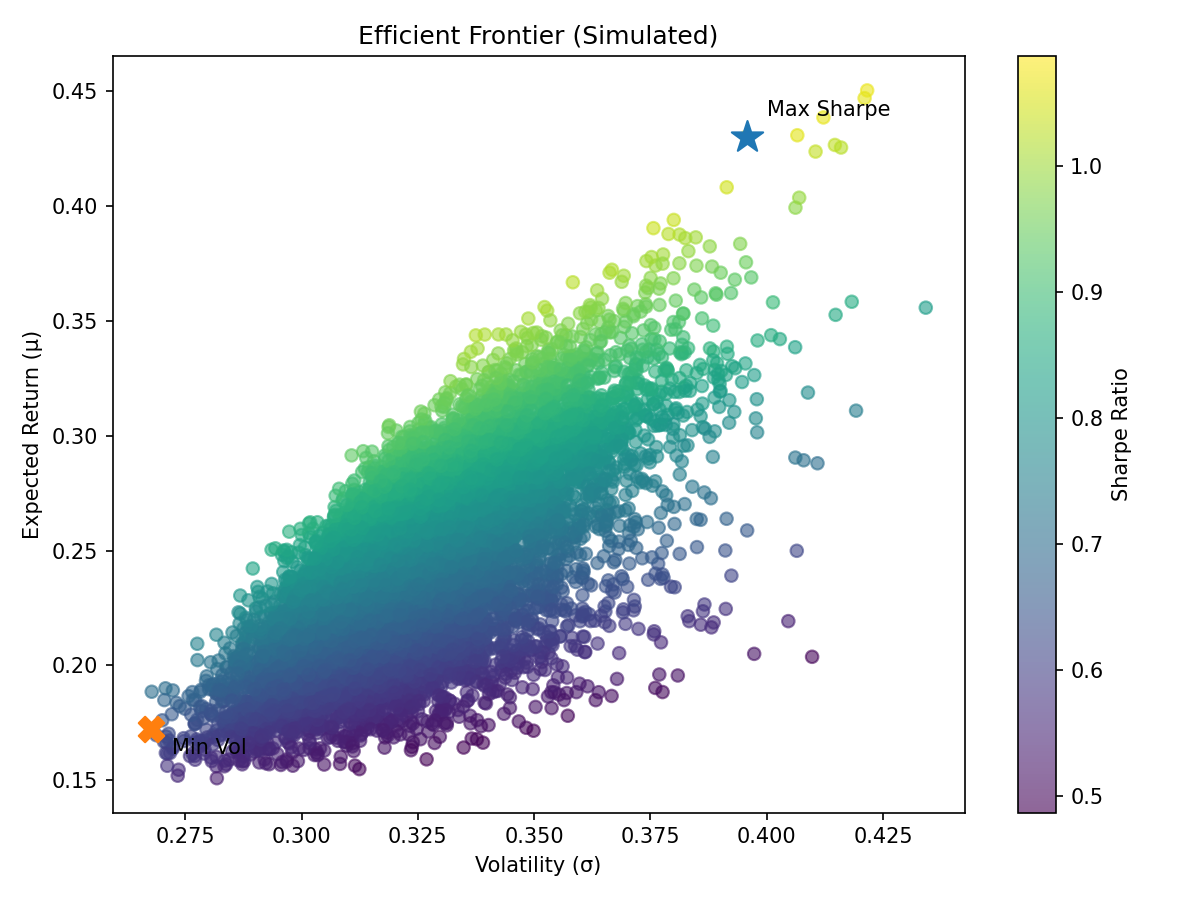

Recreate this plot in Python.
# Efficient Frontier / Markowitz Portfolio Optimization
# ----------------------------------------------------
# Default: Magnificent 7 tickers, with option for custom user input.
# Outputs: efficient_frontier.png, weights_max_sharpe.csv, weights_min_vol.csv, params.json

# 1) Imports
import json
import time
from typing import List, Tuple

import numpy as np
import pandas as pd
import yfinance as yf
import matplotlib.pyplot as plt

# 2) Global parameters
SEED = 42
np.random.seed(SEED)

START = "2022-01-01"
END   = "2025-01-01"
RF    = 0.00          # risk-free rate (annual). Start with 0 for simplicity.
TRADING_DAYS = 252

N_PORTFOLIOS = 10_000
MAX_TICKERS  = 12     # cap to keep the frontier readable & simulation stable

PRESETS = {
    "Mag7":  ["AAPL","MSFT","NVDA","AMZN","META","GOOGL","TSLA"],
    "Tech5": ["AAPL","MSFT","NVDA","AVGO","ORCL"],
    "ETF6":  ["SPY","QQQ","IWM","EFA","EEM","AGG"]
}


# 3) Ticker selection helpers
def parse_custom_tickers(raw: str) -> List[str]:
    parts = [p.strip().upper() for p in raw.replace(",", " ").split() if p.strip()]
    # de-dupe while preserving order
    seen, out = set(), []
    for t in parts:
        if t not in seen:
            seen.add(t)
            out.append(t)
    return out

def choose_tickers(preset_name: str = "Mag7", custom_raw: str = "") -> List[str]:
    if preset_name != "Custom":
        tickers = PRESETS.get(preset_name, PRESETS["Mag7"]).copy()
    else:
        tickers = parse_custom_tickers(custom_raw)
        if not tickers:
            raise ValueError("Custom preset selected but no valid tickers were provided.")
    if len(tickers) > MAX_TICKERS:
        print(f"[WARN] Provided {len(tickers)} tickers; capping to {MAX_TICKERS}.")
        tickers = tickers[:MAX_TICKERS]
    return tickers

# 4) Data download & preparation
def fetch_prices(tickers: List[str], start: str, end: str) -> pd.DataFrame:
    raw = yf.download(tickers, start=start, end=end, auto_adjust=True, progress=False)
    if isinstance(raw.columns, pd.MultiIndex):
        prices = raw["Close"].copy()
    else:
        # single ticker case -> ensure 2D frame
        prices = raw.to_frame()
        prices.columns = [tickers[0]]
    # Drop rows with any NA (align history)
    prices = prices.dropna(how="any")
    if prices.shape[0] == 0:
        raise ValueError("No overlapping price history after dropna(). Try different dates/tickers.")
    return prices

def compute_stats(prices: pd.DataFrame) -> Tuple[pd.Series, pd.DataFrame]:
    rets = prices.pct_change().dropna()
    mean_annual = rets.mean() * TRADING_DAYS
    cov_annual  = rets.cov()  * TRADING_DAYS
    return mean_annual, cov_annual

# 5) Portfolio simulation (long-only, weights >= 0, sum to 1)
def simulate_portfolios(mean_ret: pd.Series,
                        cov_mat: pd.DataFrame,
                        n_sims: int = N_PORTFOLIOS,
                        rf: float = RF) -> pd.DataFrame:
    tickers = list(mean_ret.index)
    n = len(tickers)

    all_rets = np.zeros(n_sims)
    all_vols = np.zeros(n_sims)
    all_shrp = np.zeros(n_sims)
    all_wts  = np.zeros((n_sims, n))

    chol = None  # (optional) could pre-factorize for speed with big n

    for i in range(n_sims):
        # random long-only weights that sum to 1
        w = np.random.random(n)
        w = w / w.sum()

        mu_p  = float(np.dot(w, mean_ret.values))               # expected return
        var_p = float(np.dot(w.T, np.dot(cov_mat.values, w)))   # variance
        vol_p = var_p ** 0.5

        # avoid division by zero if vol is extremely tiny
        shrp = (mu_p - rf) / vol_p if vol_p > 0 else -np.inf

        all_rets[i] = mu_p
        all_vols[i] = vol_p
        all_shrp[i] = shrp
        all_wts[i]  = w

    df = pd.DataFrame({
        "ret": all_rets,
        "vol": all_vols,
        "sharpe": all_shrp
    })
    # append weight columns
    for j, t in enumerate(tickers):
        df[f"w_{t}"] = all_wts[:, j]
    return df

# 6) Identify optimal portfolios
def get_optimal_indices(df: pd.DataFrame) -> Tuple[int, int]:
    idx_max = int(df["sharpe"].idxmax())
    idx_min = int(df["vol"].idxmin())
    return idx_max, idx_min

def extract_weights_row(df: pd.DataFrame, idx: int) -> pd.Series:
    return df.loc[idx, [c for c in df.columns if c.startswith("w_")]]

def weights_series_to_table(w_series: pd.Series) -> pd.DataFrame:
    rows = []
    for col, val in w_series.items():
        rows.append({"Ticker": col.replace("w_", ""), "Weight": float(val)})
    tab = pd.DataFrame(rows)
    tab = tab.sort_values("Weight", ascending=False).reset_index(drop=True)
    return tab

# 7) Plot efficient frontier and highlight optimal points
def plot_frontier(df: pd.DataFrame, idx_max: int, idx_min: int, save_path: str = "efficient_frontier.png"):
    plt.figure(figsize=(8, 6))
    sc = plt.scatter(df["vol"], df["ret"], c=df["sharpe"], alpha=0.6)
    plt.colorbar(sc, label="Sharpe Ratio")

    # Max Sharpe
    plt.scatter(df.loc[idx_max, "vol"], df.loc[idx_max, "ret"], marker="*", s=250)
    plt.annotate("Max Sharpe",
                 (df.loc[idx_max, "vol"], df.loc[idx_max, "ret"]),
                 xytext=(10, 10), textcoords="offset points")

    # Min Vol
    plt.scatter(df.loc[idx_min, "vol"], df.loc[idx_min, "ret"], marker="X", s=150)
    plt.annotate("Min Vol",
                 (df.loc[idx_min, "vol"], df.loc[idx_min, "ret"]),
                 xytext=(10, -12), textcoords="offset points")

    plt.xlabel("Volatility (σ)")
    plt.ylabel("Expected Return (μ)")
    plt.title("Efficient Frontier (Simulated)")
    plt.tight_layout()
    plt.savefig(save_path, dpi=150)
    plt.close()

# 8) Save artifacts for the repo
def save_artifacts(tickers: List[str],
                   df: pd.DataFrame,
                   idx_max: int,
                   idx_min: int,
                   params_path: str = "params.json"):
    w_max = extract_weights_row(df, idx_max)
    w_min = extract_weights_row(df, idx_min)

    tab_max = weights_series_to_table(w_max)
    tab_min = weights_series_to_table(w_min)

    tab_max.to_csv("weights_max_sharpe.csv", index=False)
    tab_min.to_csv("weights_min_vol.csv", index=False)

    params = {
        "tickers": tickers,
        "start": START,
        "end": END,
        "risk_free": RF,
        "n_portfolios": N_PORTFOLIOS,
        "seed": SEED,
        "timestamp": int(time.time())
    }
    with open(params_path, "w") as f:
        json.dump(params, f, indent=2)

    # small console summary
    print("\n== Summary ==")
    print("Max Sharpe:", {k: round(float(v), 4) for k, v in {
        "ret": df.loc[idx_max, "ret"],
        "vol": df.loc[idx_max, "vol"],
        "sharpe": df.loc[idx_max, "sharpe"]
    }.items()})
    print("Top weights (Max Sharpe):")
    print(tab_max.head(10).to_string(index=False))

    print("\nMin Vol:", {k: round(float(v), 4) for k, v in {
        "ret": df.loc[idx_min, "ret"],
        "vol": df.loc[idx_min, "vol"],
        "sharpe": df.loc[idx_min, "sharpe"]
    }.items()})
    print("Top weights (Min Vol):")
    print(tab_min.head(10).to_string(index=False))

def prompt_tickers() -> list[str]:
    """
    Ask the user whether to use defaults or custom tickers.
    - Enter/blank  -> use Mag7
    - 'Mag7'/'Tech5'/'ETF6' -> use that preset
    - 'Custom' -> prompt for tickers like: AAPL, AMD, IBM
    """
    ans = input("Preset [Enter=Mag7, or type Mag7/Tech5/ETF6/Custom]: ").strip()

    # ENTER or explicit Mag7 -> default
    if ans == "" or ans.lower() == "mag7":
        print("Using preset: Mag7")
        return PRESETS["Mag7"].copy()

    # allow other presets by name
    if ans in PRESETS:
        print(f"Using preset: {ans}")
        return PRESETS[ans].copy()

    # custom flow
    if ans.lower() in ("custom", "c"):
        raw = input("Enter tickers (comma/space separated), e.g. 'AAPL, AMD, IBM': ").strip()
        tickers = parse_custom_tickers(raw)
        if not tickers:
            print("No valid tickers detected — falling back to Mag7.")
            return PRESETS["Mag7"].copy()
        if len(tickers) > MAX_TICKERS:
            print(f"[WARN] Provided {len(tickers)} tickers; capping to {MAX_TICKERS}.")
            tickers = tickers[:MAX_TICKERS]
        print(f"Using custom tickers ({len(tickers)}): {tickers}")
        return tickers

    # fallback
    print("Unrecognized input — using Mag7.")
    return PRESETS["Mag7"].copy()

# 9) Main entry point
def main():
    tickers = prompt_tickers()
    print(f"Date range: {START} → {END}")

    prices = fetch_prices(tickers, START, END)
    mean_ann, cov_ann = compute_stats(prices)

    df = simulate_portfolios(mean_ann, cov_ann, n_sims=N_PORTFOLIOS, rf=RF)
    idx_max, idx_min = get_optimal_indices(df)

    plot_frontier(df, idx_max, idx_min, save_path="efficient_frontier.png")
    save_artifacts(tickers, df, idx_max, idx_min)   

    # If you prefer terminal prompt, uncomment:
    # preset_name = input("Preset [Mag7/Tech5/ETF6/Custom]: ").strip() or "Mag7"
    # custom_raw  = input("Custom tickers (comma/space separated, only if preset=Custom): ").strip() if preset_name == "Custom" else ""


if __name__ == "__main__":
    main()